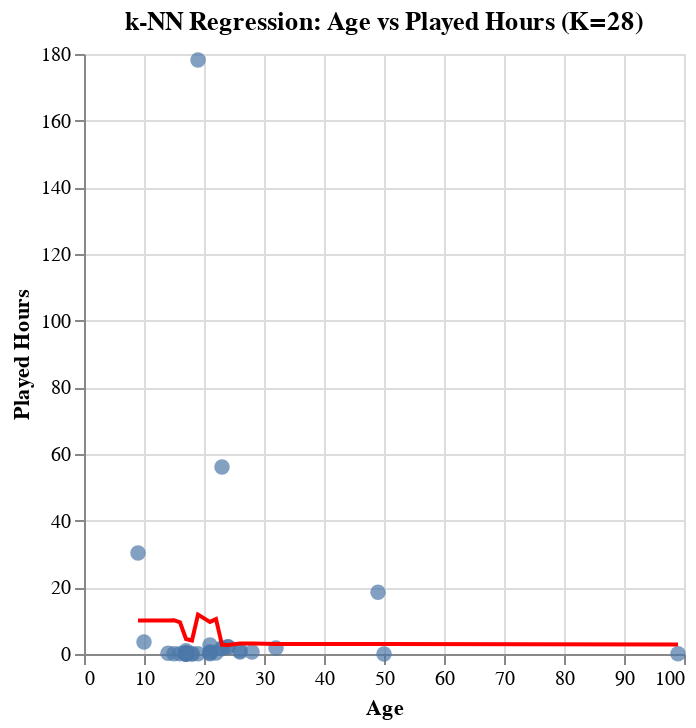

Notebook code for this chart:
### Code cell
#plotting the predictions and the actual data 
plot_data = pd.DataFrame({
    'Age': X_test.squeeze(),
    'Actual Played Hours': y_test,
    'Predicted Played Hours': y_pred
})

scatter = alt.Chart(plot_data).mark_circle(size=60).encode(
    x=alt.X('Age', title='Age'),
    y=alt.Y('Actual Played Hours', title='Played Hours'),
    tooltip=['Age', 'Actual Played Hours', 'Predicted Played Hours']
).properties(
    title=f'k-NN Regression: Age vs Played Hours (K={k})'
)

line = alt.Chart(plot_data).mark_line(color='red').encode(
    x='Age',
    y='Predicted Played Hours'
)

final_plot = scatter + line

final_plot.show()

### Figure 1 — Vega specification as saved in the notebook (floating-point values rounded to 4 significant figures)
{"$schema": "https://vega.github.io/schema/vega/v5.json", "data": [{"name": "source_0", "values": [{"Actual Played Hours": 1.8, "Age": 23, "Predicted Played Hours": 2.736}, {"Actual Played Hours": 0.1, "Age": 17, "Predicted Played Hours": 4.493}, {"Actual Played Hours": 0.7, "Age": 21, "Predicted Played Hours": 9.639}, {"Actual Played Hours": 0.1, "Age": 19, "Predicted Played Hours": 11.8}, {"Actual Played Hours": 0.6, "Age": 26, "Predicted Played Hours": 3.146}, {"Actual Played Hours": 0.0, "Age": 18, "Predicted Played Hours": 4.054}, {"Actual Played Hours": 3.6, "Age": 10, "Predicted Played Hours": 10.07}, {"Actual Played Hours": 0.0, "Age": 50, "Predicted Played Hours": 3.0}, {"Actual Played Hours": 18.5, "Age": 49, "Predicted Played Hours": 3.0}, {"Actual Played Hours": 0.1, "Age": 16, "Predicted Played Hours": 9.529}, {"Actual Played Hours": 0.0, "Age": 17, "Predicted Played Hours": 4.493}, {"Actual Played Hours": 0.1, "Age": 99, "Predicted Played Hours": 2.882}, {"Actual Played Hours": 0.4, "Age": 21, "Predicted Played Hours": 9.639}, {"Actual Played Hours": 1.0, "Age": 26, "Predicted Played Hours": 3.146}, {"Actual Played Hours": 0.1, "Age": 17, "Predicted Played Hours": 4.493}, {"Actual Played Hours": 0.1, "Age": 15, "Predicted Played Hours": 10.14}, {"Actual Played Hours": 0.2, "Age": 17, "Predicted Played Hours": 4.493}, {"Actual Played Hours": 56.1, "Age": 23, "Predicted Played Hours": 2.736}, {"Actual Played Hours": 0.6, "Age": 28, "Predicted Played Hours": 3.146}, {"Actual Played Hours": 0.2, "Age": 17, "Predicted Played Hours": 4.493}, {"Actual Played Hours": 2.7, "Age": 21, "Predicted Played Hours": 9.639}, {"Actual Played Hours": 0.2, "Age": 14, "Predicted Played Hours": 10.06}, {"Actual Played Hours": 1.8, "Age": 32, "Predicted Played Hours": 3.014}, {"Actual Played Hours": 0.1, "Age": 17, "Predicted Played Hours": 4.493}, {"Actual Played Hours": 0.3, "Age": 17, "Predicted Played Hours": 4.493}, {"Actual Played Hours": 2.2, "Age": 24, "Predicted Played Hours": 2.714}, {"Actual Played Hours": 0.3, "Age": 17, "Predicted Played Hours": 4.493}, {"Actual Played Hours": 0.1, "Age": 17, "Predicted Played Hours": 4.493}, {"Actual Played Hours": 0.1, "Age": 18, "Predicted Played Hours": 4.054}, {"Actual Played Hours": 0.3, "Age": 22, "Predicted Played Hours": 10.47}, {"Actual Played Hours": 30.3, "Age": 9, "Predicted Played Hours": 10.07}, {"Actual Played Hours": 0.0, "Age": 17, "Predicted Played Hours": 4.493}, {"Actual Played Hours": 2.1, "Age": 24, "Predicted Played Hours": 2.714}, {"Actual Played Hours": 178.2, "Age": 19, "Predicted Played Hours": 11.8}, {"Actual Played Hours": 1.0, "Age": 17, "Predicted Played Hours": 4.493}, {"Actual Played Hours": 1.6, "Age": 23, "Predicted Played Hours": 2.736}, {"Actual Played Hours": 0.0, "Age": 17, "Predicted Played Hours": 4.493}, {"Actual Played Hours": 0.1, "Age": 21, "Predicted Played Hours": 9.639}]}, {"name": "data_0", "values": [{"Actual Played Hours": 1.8, "Age": 23, "Predicted Played Hours": 2.736}, {"Actual Played Hours": 0.1, "Age": 17, "Predicted Played Hours": 4.493}, {"Actual Played Hours": 0.7, "Age": 21, "Predicted Played Hours": 9.639}, {"Actual Played Hours": 0.1, "Age": 19, "Predicted Played Hours": 11.8}, {"Actual Played Hours": 0.6, "Age": 26, "Predicted Played Hours": 3.146}, {"Actual Played Hours": 0.0, "Age": 18, "Predicted Played Hours": 4.054}, {"Actual Played Hours": 3.6, "Age": 10, "Predicted Played Hours": 10.07}, {"Actual Played Hours": 0.0, "Age": 50, "Predicted Played Hours": 3.0}, {"Actual Played Hours": 18.5, "Age": 49, "Predicted Played Hours": 3.0}, {"Actual Played Hours": 0.1, "Age": 16, "Predicted Played Hours": 9.529}, {"Actual Played Hours": 0.0, "Age": 17, "Predicted Played Hours": 4.493}, {"Actual Played Hours": 0.1, "Age": 99, "Predicted Played Hours": 2.882}, {"Actual Played Hours": 0.4, "Age": 21, "Predicted Played Hours": 9.639}, {"Actual Played Hours": 1.0, "Age": 26, "Predicted Played Hours": 3.146}, {"Actual Played Hours": 0.1, "Age": 17, "Predicted Played Hours": 4.493}, {"Actual Played Hours": 0.1, "Age": 15, "Predicted Played Hours": 10.14}, {"Actual Played Hours": 0.2, "Age": 17, "Predicted Played Hours": 4.493}, {"Actual Played Hours": 56.1, "Age": 23, "Predicted Played Hours": 2.736}, {"Actual Played Hours": 0.6, "Age": 28, "Predicted Played Hours": 3.146}, {"Actual Played Hours": 0.2, "Age": 17, "Predicted Played Hours": 4.493}, {"Actual Played Hours": 2.7, "Age": 21, "Predicted Played Hours": 9.639}, {"Actual Played Hours": 0.2, "Age": 14, "Predicted Played Hours": 10.06}, {"Actual Played Hours": 1.8, "Age": 32, "Predicted Played Hours": 3.014}, {"Actual Played Hours": 0.1, "Age": 17, "Predicted Played Hours": 4.493}, {"Actual Played Hours": 0.3, "Age": 17, "Predicted Played Hours": 4.493}, {"Actual Played Hours": 2.2, "Age": 24, "Predicted Played Hours": 2.714}, {"Actual Played Hours": 0.3, "Age": 17, "Predicted Played Hours": 4.493}, {"Actual Played Hours": 0.1, "Age": 17, "Predicted Played Hours": 4.493}, {"Actual Played Hours": 0.1, "Age": 18, "Predicted Played Hours": 4.054}, {"Actual Played Hours": 0.3, "Age": 22, "Predicted Played Hours": 10.47}, {"Actual Played Hours": 30.3, "Age": 9, "Predicted Played Hours": 10.07}, {"Actual Played Hours": 0.0, "Age": 17, "Predicted Played Hours": 4.493}, {"Actual Played Hours": 2.1, "Age": 24, "Predicted Played Hours": 2.714}, {"Actual Played Hours": 178.2, "Age": 19, "Predicted Played Hours": 11.8}, {"Actual Played Hours": 1.0, "Age": 17, "Predicted Played Hours": 4.493}, {"Actual Played Hours": 1.6, "Age": 23, "Predicted Played Hours": 2.736}, {"Actual Played Hours": 0.0, "Age": 17, "Predicted Played Hours": 4.493}, {"Actual Played Hours": 0.1, "Age": 21, "Predicted Played Hours": 9.639}]}], "marks": [{"type": "symbol", "name": "layer_0_marks", "from": {"data": "data_0"}, "encode": {"update": {"shape": {"value": "circle"}, "opacity": {"value": 0.7}, "x": {"field": "Age", "scale": "x"}, "tooltip": {"signal": "{\"Age\": format(datum[\"Age\"], \"\"), \"Actual Played Hours\": format(datum[\"Actual Played Hours\"], \"\"), \"Predicted Played Hours\": format(datum[\"Predicted Played Hours\"], \"\")}"}, "fill": {"value": "#4c78a8"}, "y": {"field": "Actual Played Hours", "scale": "y"}, "size": {"value": 60}}}, "style": ["circle"]}, {"type": "line", "name": "layer_1_marks", "from": {"data": "source_0"}, "sort": {"field": "x"}, "encode": {"update": {"stroke": {"value": "red"}, "x": {"field": "Age", "scale": "x"}, "y": {"field": "Predicted Played Hours", "scale": "y"}, "defined": {"signal": "isValid(datum[\"Age\"]) && isFinite(+datum[\"Age\"]) && isValid(datum[\"Predicted Played Hours\"]) && isFinite(+datum[\"Predicted Played Hours\"])"}}}, "style": ["line"]}], "scales": [{"name": "x", "type": "linear", "domain": {"fields": [{"data": "data_0", "field": "Age"}, {"data": "source_0", "field": "Age"}]}, "range": [0, {"signal": "width"}], "nice": true, "zero": true}, {"name": "y", "type": "linear", "domain": {"fields": [{"data": "data_0", "field": "Actual Played Hours"}, {"data": "source_0", "field": "Predicted Played Hours"}]}, "range": [{"signal": "height"}, 0], "nice": true, "zero": true}], "axes": [{"scale": "x", "orient": "bottom", "aria": false, "grid": true, "domain": false, "labels": false, "maxExtent": 0, "minExtent": 0, "ticks": false, "gridScale": "y", "zindex": 0, "tickCount": {"signal": "ceil(width/40)"}}, {"scale": "y", "domain": false, "orient": "left", "labels": false, "minExtent": 0, "maxExtent": 0, "ticks": false, "zindex": 0, "grid": true, "tickCount": {"signal": "ceil(height/40)"}, "aria": false, "gridScale": "x"}, {"scale": "x", "labelOverlap": true, "tickCount": {"signal": "ceil(width/40)"}, "zindex": 0, "labelFlush": true, "orient": "bottom", "title": "Age", "grid": false}, {"scale": "y", "grid": false, "title": "Played Hours", "labelOverlap": true, "orient": "left", "tickCount": {"signal": "ceil(height/40)"}, "zindex": 0}], "title": {"text": "k-NN Regression: Age vs Played Hours (K=28)", "frame": "group"}, "background": "white", "height": 300, "style": "cell", "width": 300, "padding": 5}
